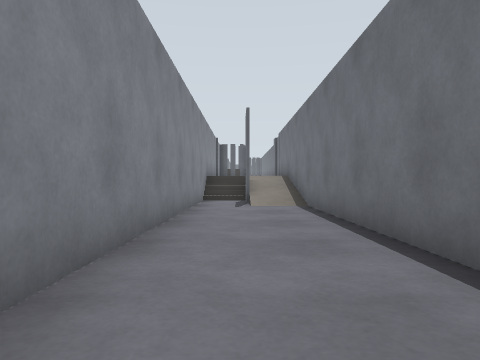
[1] (above)

14 first-person views from a walk through a world built for the Gazebo simulator. The camera is 0.72 m above the floor, looks level and sees 70° across. The floor is counted in squares, 1 m on a side. Each view is taken from the middle of a square. On the plan, view 1 faces up. The plan holds only what a view shows up to about 11 squares ahead; the rest is blank. The place goes on beyond the plan. Robots are left out.

[2]
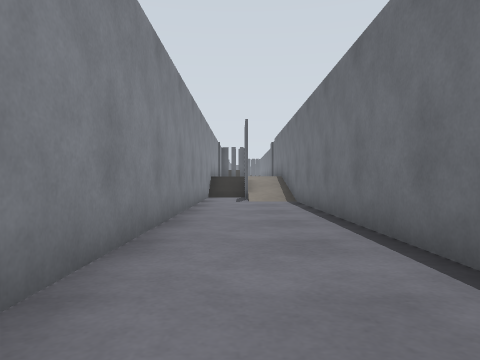

[3]
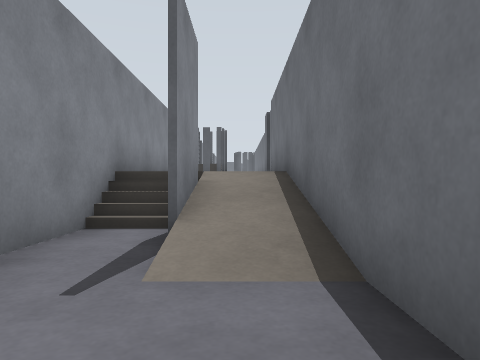

[4]
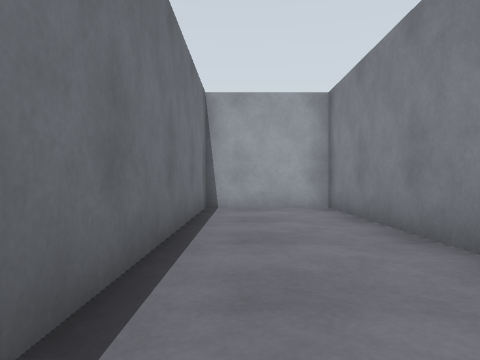

[5]
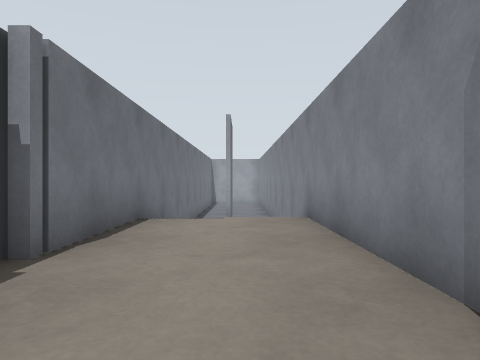

[6]
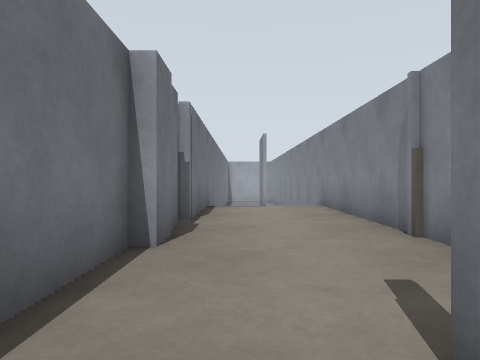

[7]
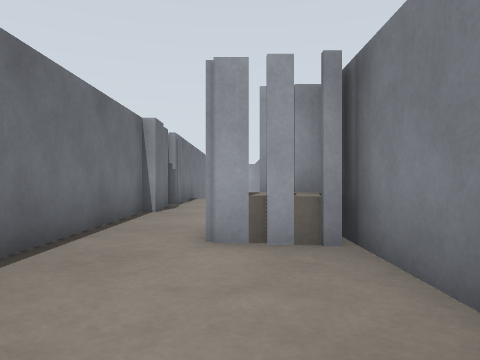

[8]
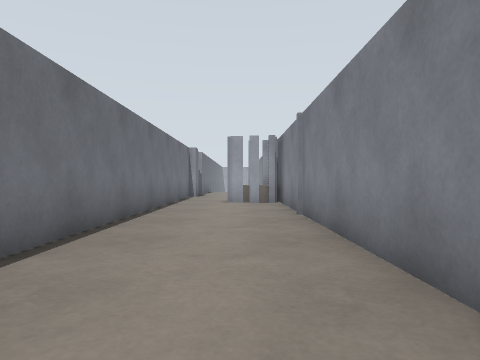

[9]
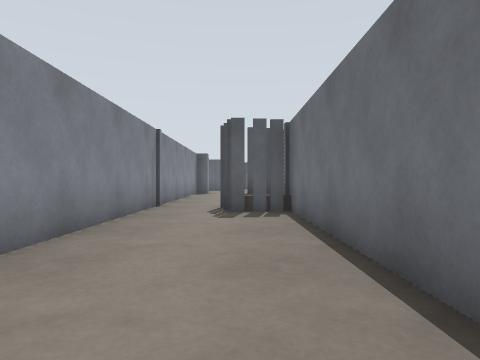

[10]
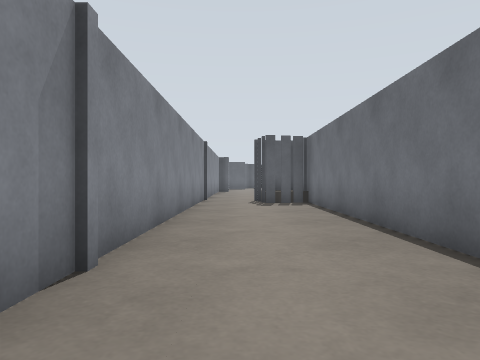

[11]
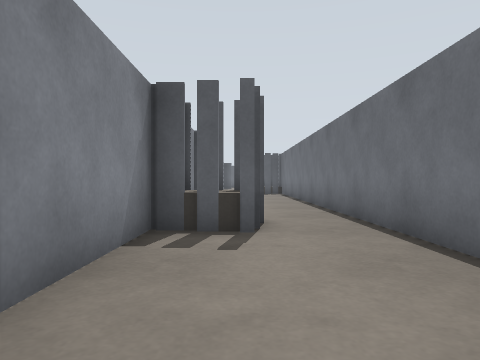

[12]
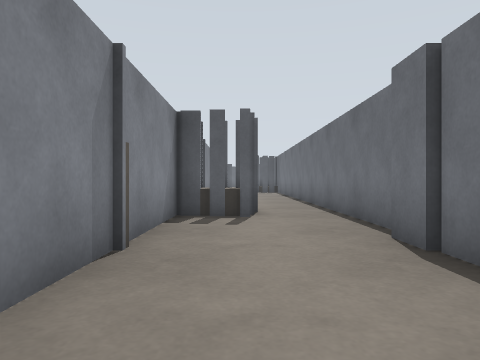

[13]
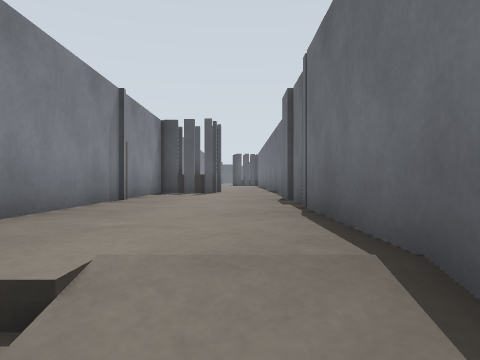

[14]
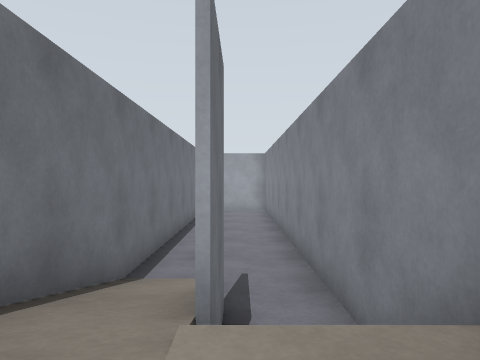

### Floor plan
Key: @ floor where view 1 was taken; # wall or solid block; . main floor; - floor 0.9 m lower than the main floor; / step, stairs or slope; B grey box; P grey post; O other object.
Columns run from 4 left of view 1 to 2 right of it. Each row starts with its distance up from view 1.
 37 BBB.
 36    B
 35   B..BB
 34   B...#
 33   B...#
 32   B...#
 31   B...#
 30   B...#
 29   B...#
 28   B...#
 27   B...#
 26    B..#
 25   B...#
 24   B...#
 23    BB.#
 22     B.#
 21   BOP.#
 20   B...#
 19   BP..B
 18    B..B
 17   B...B
 16   B
 15   B . #
 14   B   #
 13   B   #
 12   B-B/#
 11   B-B #
 10   B-- #
  9   B---#
  8   B---#
  7   B---#
  6   B---#
  5   B---#
  4   B---#
  3   B---#
  2   B---#
  1   B---#
  0   B-@-#
 -1   B---#
 -2   B---#
 -3    ####

Positions as (right, up) in squares from view 1, and headings:
1: (0, 0), facing up
2: (0, -2), facing up
3: (1, 7), facing up
4: (1, 6), facing down
5: (0, 20), facing down
6: (1, 23), facing down
7: (0, 27), facing down
8: (0, 34), facing down
9: (1, 27), facing up
10: (0, 24), facing up
11: (0, 17), facing up
12: (0, 15), facing up
13: (1, 12), facing up
14: (0, 15), facing down
